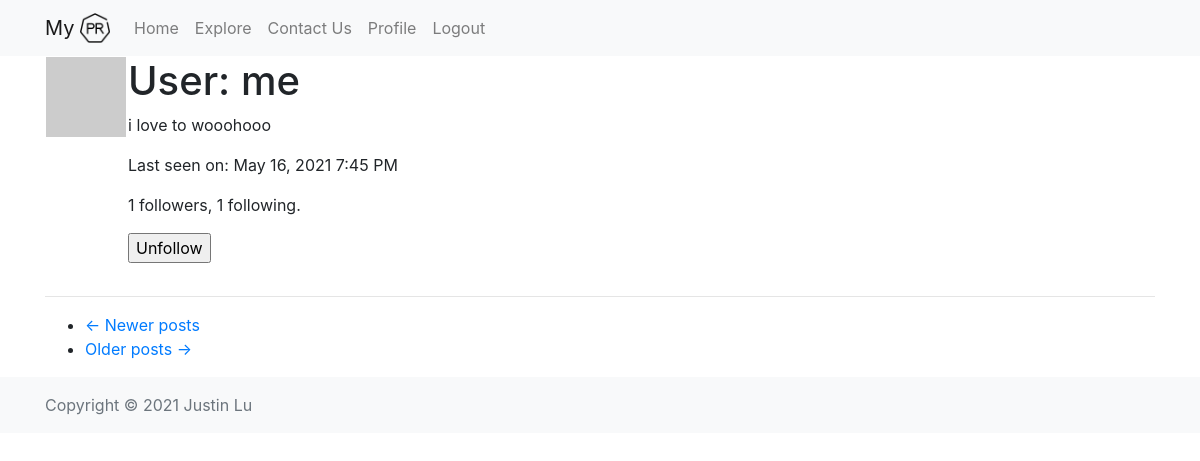
The app's page /user/me (signed in), older data.
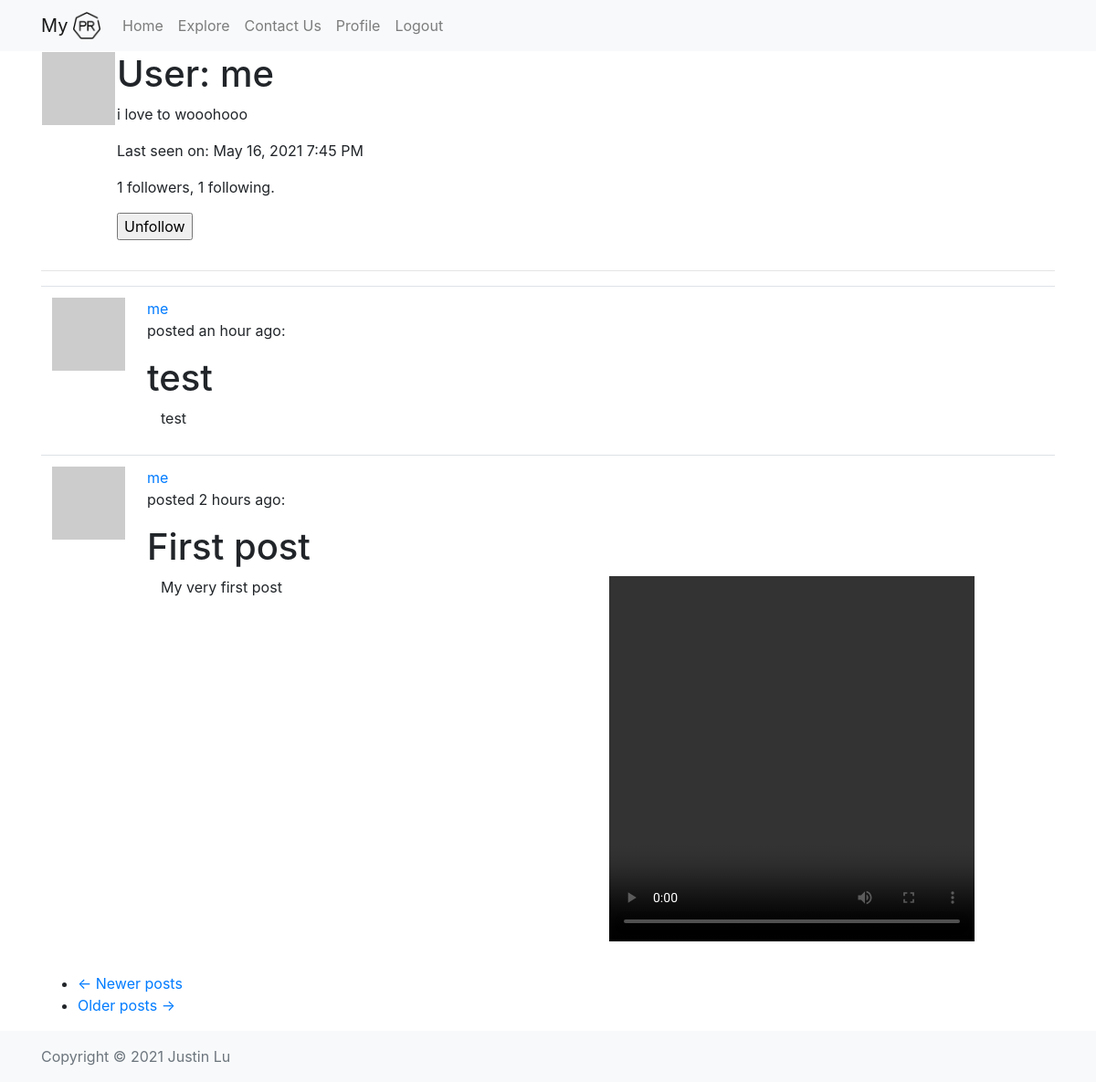
The same page, newer data.
### app/models.py (models this page shows, shortened)
class User(UserMixin, db.Model):
    id = db.Column(db.Integer, primary_key=True)
    username = db.Column(db.String(64), index=True, unique=True)
    email = db.Column(db.String(120), index=True, unique=True)
    password_hash = db.Column(db.String(128))
    posts = db.relationship('Post', backref='author', lazy='dynamic')
    about_me = db.Column(db.String(140))
    last_seen = db.Column(db.DateTime, default=datetime.utcnow)
    followed = db.relationship(
        'User', secondary=followers,
        primaryjoin=(followers.c.follower_id == id),
        secondaryjoin=(followers.c.followed_id == id),
        backref=db.backref('followers', lazy='dynamic'), lazy='dynamic')
    def avatar(self, size):
        digest = md5(self.email.lower().encode('utf-8')).hexdigest()
        return 'https://www.gravatar.com/avatar/{}?d=identicon&s={}'.format(
            digest, size)
    def is_following(self, user):
        return self.followed.filter(
            followers.c.followed_id == user.id).count() > 0

class Post(db.Model):
    id = db.Column(db.Integer, primary_key=True)
    title = db.Column(db.String(20))
    body = db.Column(db.String(140))
    img = db.Column(db.String(250))
    timestamp = db.Column(db.DateTime, index=True, default=datetime.utcnow)
    user_id = db.Column(db.Integer, db.ForeignKey('user.id'))

### app/main/routes.py (the view)
@bp.route('/user/<username>')
@login_required
def user(username):
    user = User.query.filter_by(username=username).first_or_404()
    page = request.args.get('page', 1, type=int)
    posts = user.posts.order_by(Post.timestamp.desc()).paginate(
        page, current_app.config['POSTS_PER_PAGE'], False)
    next_url = url_for('main.user', username=user.username,
                       page=posts.next_num) if posts.has_next else None
    prev_url = url_for('main.user', username=user.username,
                       page=posts.prev_num) if posts.has_prev else None
    form = EmptyForm()
    return render_template('user.html', user=user, posts=posts.items,
                           next_url=next_url, prev_url=prev_url, form=form)

### app/main/forms.py
class EmptyForm(FlaskForm):
    submit = SubmitField('Submit')

### app/models.py (called while the page is built)
@login.user_loader
def load_user(id):
    return User.query.get(int(id))

### app/templates/user.html (shortened to what this page needs)
{% extends "base.html" %}
{% block app_content %}
    <table>
        <tr valign="top">
            <td><img src="{{ user.avatar(256) }}"></td>
            <td>
                <h1>User: {{ user.username }}</h1>
                {% if user.about_me %}
                    <p>{{ user.about_me }}</p>
                {% endif %}
                {% if user.last_seen %}
                    <p>Last seen on: {{ moment(user.last_seen).format('LLL') }}</p>
                {% endif %}
                <p>{{ user.followers.count() }} followers, {{ user.followed.count() }} following.</p>
                {% if user == current_user %}
                <p><a href="{{ url_for('main.edit_profile') }}">Edit your profile</a></p>
                {% else %}
                <p>
                    <form action="{{ url_for('main.unfollow', username=user.username) }}" method="post">
                        {{ form.submit(value='Unfollow') }}
                    </form>
                </p>
                {% endif %}
            </td>
        </tr>
    </table>
    <hr>
    {% for post in posts %}
        {% include '_post.html' %}
    {% endfor %}
    <nav aria-label="...">
        <ul class="pager">
            <li class="previous{% if not prev_url %} disabled{% endif %}">
                <a href="{{ prev_url or '#' }}">
                    <span aria-hidden="true">&larr;</span> {{ 'Newer posts' }}
                </a>
            </li>
            <li class="next{% if not next_url %} disabled{% endif %}">
                <a href="{{ next_url or '#' }}">
                    {{ 'Older posts' }} <span aria-hidden="true">&rarr;</span>
                </a>
            </li>
        </ul>
    </nav>
{% endblock %}

### app/templates/base.html (shortened to what this page needs)
<!doctype html>
<html lang="en">
  <head>
    <link rel="stylesheet" href="https://stackpath.bootstrapcdn.com/bootstrap/4.3.1/css/bootstrap.min.css">
    <link rel="stylesheet" href="{{url_for('static', filename='css/main.css')}}">
  </head>
<nav class="navbar navbar-expand-lg navbar-light bg-light">
        <div class="container">
            <div class="navbar-header">
                <div class="navbar-brand" >
                    My
                    <img src="{{url_for('static', filename='logo.png')}}" width="30" height="30" class="d-inline-block align-top" alt="">
                </div>
            </div>
            <div class="collapse navbar-collapse" id="bs-example-navbar-collapse-1">
                <ul class="nav navbar-nav">
                    <li><a class="nav-link" href="{{ url_for('main.index') }}">Home</a></li>
                    <li><a class="nav-link" href="{{ url_for('main.explore') }}">Explore</a></li>
                </ul>
                <ul class="nav navbar-nav navbar-right">
                    <li>
                        <a class="nav-link" data-toggle="modal" data-target="#ContactUs" href="#"> Contact Us</a>
                    </li>
                    {% if current_user.is_anonymous %}
                    <li><a class="nav-link" href="{{ url_for('auth.login') }}">Login</a></li>
                    {% else %}
                    <li><a class="nav-link" href="{{ url_for('main.user', username=current_user.username) }}">Profile</a></li>
                    <li><a class="nav-link" href="{{ url_for('auth.logout') }}">Logout</a></li>
                    {% endif %}
                </ul>
            </div>
        </div>
    </nav>
{% block content %}
    <div class="container">
        {% block app_content %}{% endblock %}
    </div>
{% endblock %}
<footer class="footer mt-auto py-3 bg-light">
  <div class="container">
    <span class="text-muted">Copyright &copy; 2021 Justin Lu</span>
  </div>
</footer>

### app/templates/_post.html
<table class="table table-hover">
        <tr>
            <td width="70px">
                <a href="{{ url_for('main.user', username=post.author.username) }}">
                    <img src="{{ post.author.avatar(70) }}" />
                </a>
            </td>
            <td>
            <span class="user_popup">
                <a href="{{ url_for('main.user', username=post.author.username) }}">
                    {{ post.author.username }}
                </a>
            </span>
                <p> posted {{ moment(post.timestamp).fromNow() }}: </p>
                <h1> {{ post.title}} </h1>
                <div class="container">
                    <div class="row special">
                        <div class="col-sm">
                            {{ post.body }}
                        </div>
                        <div class="col-sm">
                {% if post.img == "None" %}
                {% elif post.img[-3:] == "jpg" or post.img[-3:] == "png" %}
                        <img src="{{ post.img }}" alt="User's Media Content" width="400" height="400">
                {% elif post.img[-3:] == "mp4" %}
                    <video width="400" height="400" controls>
                         <source src="{{ post.img }}" type="video/mp4" alt="User's Video">
                   </video>
                {% endif %}
                        </div>
                    </div>
                </div>
            </td>
        </tr>
</table>

### app/static/css/main.css (style rules this page uses)
html, body { height: 100%; }

Row changes from the older to the newer data that the page shows:
added Post: author.username "me", timestamp "an hour ago", title "test", body "test"
added Post: author.username "me", timestamp "2 hours ago", title "First post", body "My very first post"
